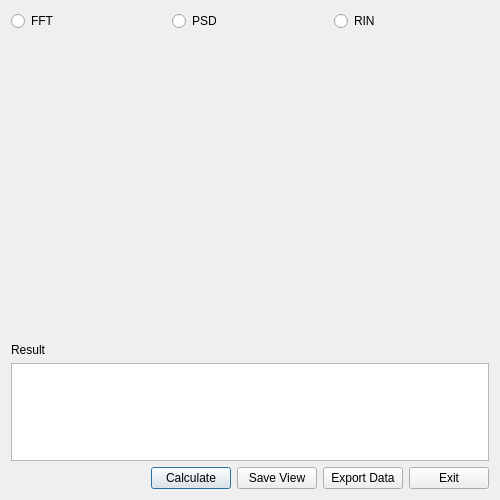
<?xml version="1.0" encoding="UTF-8"?>
<ui version="4.0">
 <class>spectrumDialog</class>
 <widget class="QDialog" name="spectrumDialog">
  <property name="geometry">
   <rect>
    <x>0</x>
    <y>0</y>
    <width>500</width>
    <height>500</height>
   </rect>
  </property>
  <property name="windowTitle">
   <string>Spectrum</string>
  </property>
  <layout class="QVBoxLayout" name="verticalLayout">
   <item>
    <layout class="QHBoxLayout" name="horizontalLayout_2">
     <item>
      <widget class="QRadioButton" name="radioButton">
       <property name="text">
        <string>FFT</string>
       </property>
       <attribute name="buttonGroup">
        <string notr="true">calcTypeButtonGroup</string>
       </attribute>
      </widget>
     </item>
     <item>
      <widget class="QRadioButton" name="radioButton_2">
       <property name="text">
        <string>PSD</string>
       </property>
       <attribute name="buttonGroup">
        <string notr="true">calcTypeButtonGroup</string>
       </attribute>
      </widget>
     </item>
     <item>
      <widget class="QRadioButton" name="radioButton_3">
       <property name="text">
        <string>RIN</string>
       </property>
       <attribute name="buttonGroup">
        <string notr="true">calcTypeButtonGroup</string>
       </attribute>
      </widget>
     </item>
    </layout>
   </item>
   <item>
    <widget class="MatplotlibFigureCanvas" name="psdCanvas" native="true">
     <property name="minimumSize">
      <size>
       <width>0</width>
       <height>300</height>
      </size>
     </property>
    </widget>
   </item>
   <item>
    <widget class="QLabel" name="resultLabel">
     <property name="text">
      <string>Result</string>
     </property>
    </widget>
   </item>
   <item>
    <widget class="QPlainTextEdit" name="resultText">
     <property name="readOnly">
      <bool>true</bool>
     </property>
    </widget>
   </item>
   <item>
    <layout class="QHBoxLayout" name="horizontalLayout">
     <item>
      <spacer name="horizontalSpacer">
       <property name="orientation">
        <enum>Qt::Orientation::Horizontal</enum>
       </property>
       <property name="sizeHint" stdset="0">
        <size>
         <width>40</width>
         <height>20</height>
        </size>
       </property>
      </spacer>
     </item>
     <item>
      <widget class="QPushButton" name="calculateButton">
       <property name="text">
        <string>Calculate</string>
       </property>
      </widget>
     </item>
     <item>
      <widget class="QPushButton" name="viewButton">
       <property name="text">
        <string>Save View</string>
       </property>
      </widget>
     </item>
     <item>
      <widget class="QPushButton" name="exportButton">
       <property name="text">
        <string>Export Data</string>
       </property>
      </widget>
     </item>
     <item>
      <widget class="QPushButton" name="exitButton">
       <property name="text">
        <string>Exit</string>
       </property>
      </widget>
     </item>
    </layout>
   </item>
  </layout>
 </widget>
 <customwidgets>
  <customwidget>
   <class>MatplotlibFigureCanvas</class>
   <extends>QWidget</extends>
   <header>puprisa.ui.widgets.mpl_canvas</header>
   <container>1</container>
  </customwidget>
 </customwidgets>
 <resources/>
 <connections/>
 <buttongroups>
  <buttongroup name="calcTypeButtonGroup"/>
 </buttongroups>
</ui>
